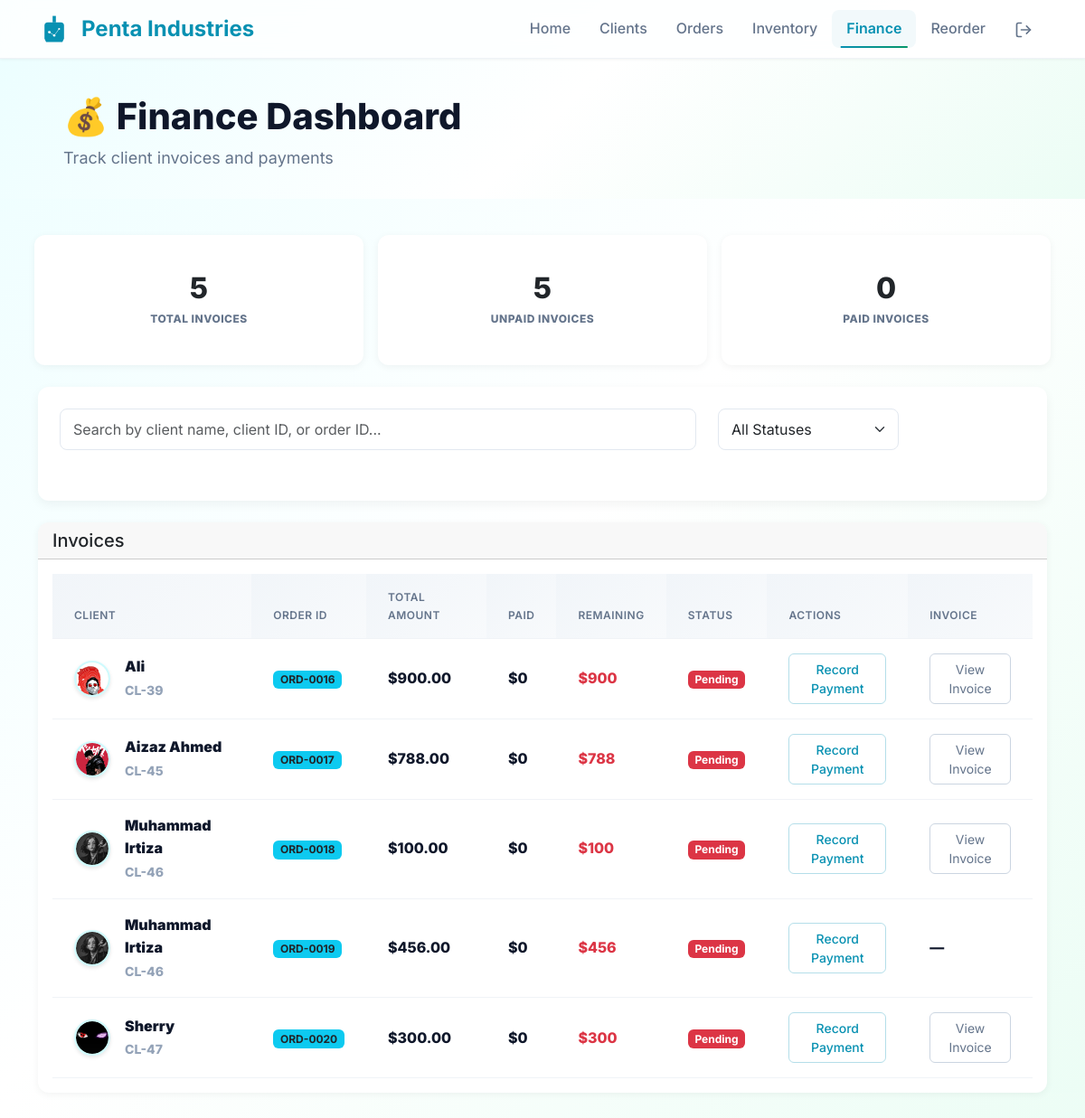
The app's page /finance/ (signed in), older data.
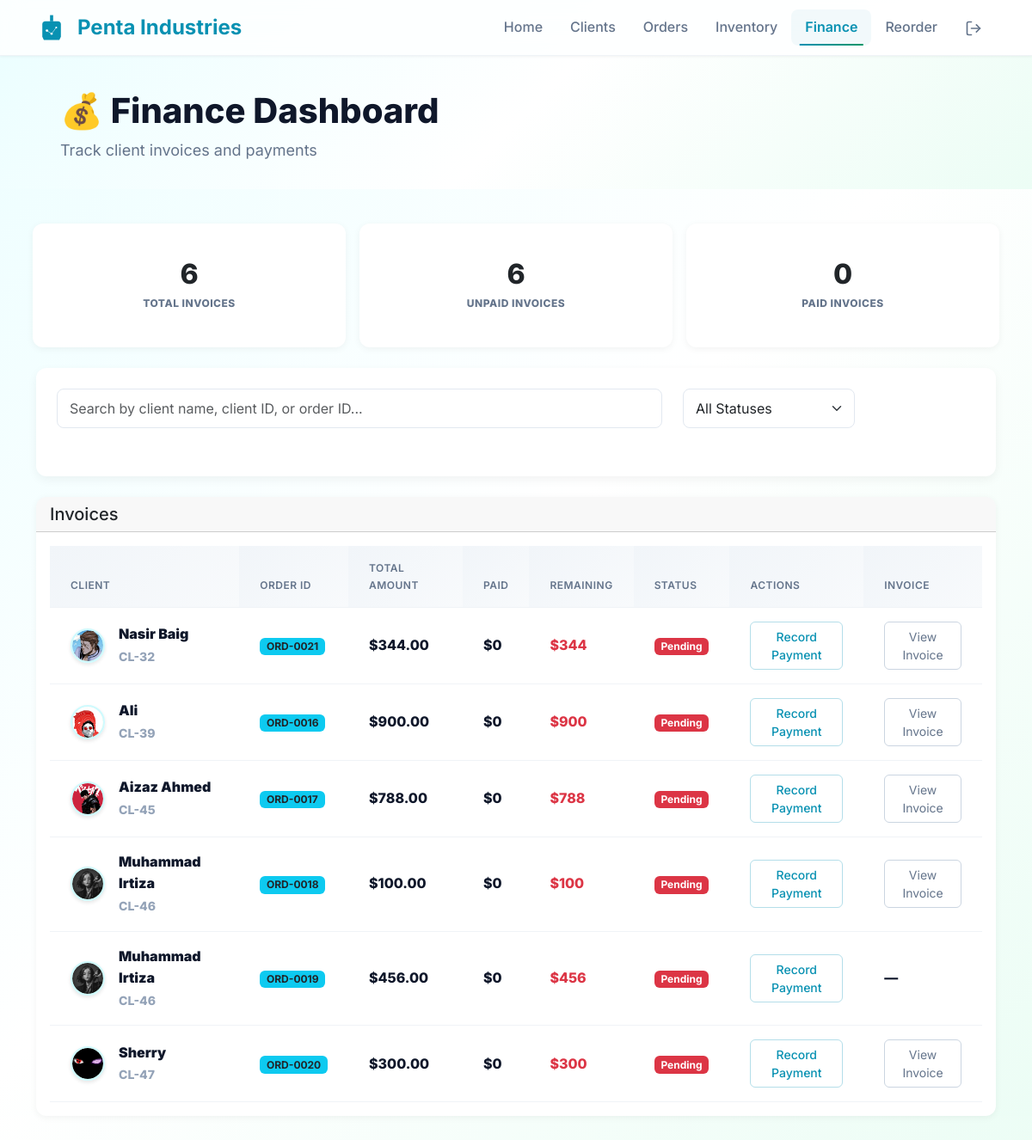
The same page, newer data.
### core/models.py (models this page shows, shortened)
class Order(models.Model):
    STATUS_CHOICES = [
        ('sample_preparing', 'Sample Preparing'),
        ('production_starts', 'Production Starts'),
        ('quality_checking', 'Quality Checking'),
        ('ready_for_shipment', 'Ready for Shipment'),
        ('shipped', 'Shipped'),
        ('completed', 'Completed'),
    ]
    order_id = models.CharField(max_length=20, unique=True, blank=True)
    fabric_type = models.CharField(max_length=100, blank=True, null=True)
    quantity = models.PositiveIntegerField(blank=True, null=True)
    payment = models.DecimalField(max_digits=10,decimal_places=2, blank=True, null=True)
    client = models.ForeignKey(Client, on_delete=models.CASCADE, related_name='orders')
    status = models.CharField(max_length=50, choices=STATUS_CHOICES, default='sample_preparing')
    created_at = models.DateTimeField(auto_now_add=True)
    due_date = models.DateField(blank=True, null=True)
    paid_amount = models.DecimalField(max_digits=10, decimal_places=2, default=0)
    payment_method = models.CharField(
        max_length=20,
        choices=[
            ('cash', 'Cash'),
            ('bank_transfer', 'Bank Transfer'),
            ('credit_card', 'Credit Card'),
            ('upi', 'UPI'),
            ('other', 'Other')
        ],
        default='bank_transfer'
    )

class Client(models.Model):
    name = models.CharField(max_length=100)
    email = models.EmailField(null=True,blank=True)
    phone = models.CharField(max_length=15, blank=True)
    company = models.CharField(max_length=100, blank=True)
    is_active = models.BooleanField(default=True)
    avatar = models.ImageField(upload_to='avatars/' , blank=True , null=True)
    created_at = models.DateTimeField(auto_now_add=True)

### core/views.py (the view, shortened to what this page needs)
# urls.py: path('finance/', views.finance_dashboard, name='finance_dashboard'),
@login_required
def finance_dashboard(request):
    search_query = request.GET.get('q', '').strip()
    status_filter = request.GET.get('status', '').strip()
    client_invoices = Order.objects.select_related('client').prefetch_related('invoices').annotate(
        total_paid=Coalesce(Sum('invoices__amount'), 0, output_field=DecimalField()),
        db_remaining=F('payment') - Coalesce(Sum('invoices__amount'), 0, output_field=DecimalField())
    )
    if search_query:
        client_invoices = client_invoices.filter(
            Q(client__name__icontains=search_query) |
            Q(client__id__icontains=search_query) |
            Q(order_id__icontains=search_query)
        )
    total_invoices = client_invoices.count()
    paid_invoices = client_invoices.filter(db_remaining__lte=0).count()
    unpaid_invoices = total_invoices - paid_invoices
    context = {
    'client_invoices': client_invoices,
    'vendor_bills': [],
    'total_invoices': total_invoices,
    'paid_invoices': paid_invoices,
    'unpaid_invoices': unpaid_invoices,
}
    return render(request, 'finance.html', context)

### templates/finance.html (shortened to what this page needs)
{% load static %}
<!DOCTYPE html>
<html lang="en">
<head>
  <link href="https://cdn.jsdelivr.net/npm/bootstrap@5.3.2/dist/css/bootstrap.min.css" rel="stylesheet">
  <link href="{% static 'css/finance-dashboard.css' %}" rel="stylesheet">
</head>
<body>
<nav class="navbar navbar-expand-lg navbar-light bg-white border-bottom">
  <div class="container">
    <a class="navbar-brand d-flex align-items-center" href="/">
      <span class="fw-bold">Penta Industries</span>
    </a>
    <div class="navbar-nav ms-auto">
      <a class="nav-link {% if request.path == '/' %}active{% endif %}" href="/">Home</a>
      <a class="nav-link {% if request.path == '/client/' %}active{% endif %}" href="/client/">Clients</a>
      <a class="nav-link {% if request.path == '/order/' %}active{% endif %}" href="/order/">Orders</a>
      <a class="nav-link {% if request.path == '/inventory/' %}active{% endif %}" href="/inventory/">Inventory</a>
      <a class="nav-link {% if request.path == '/finance/' %}active{% endif %}" href="/finance/">Finance</a>
      <a class="nav-link {% if request.path == '/reorder/' %}active{% endif %}" href="/reorder/">Reorder</a>
      <a class="nav-link" href="{% url 'logout' %}" title="Logout">
</a>
    </div>
  </div>
</nav>
  <div class="header-section" style="height: 155px;">
    <div class="d-flex justify-content-between align-items-center mb-4">
      <div style="position: relative; left: 70px;">
        <h1 class="display-5" style="font-weight: 800; font-size: 40px;">💰 Finance Dashboard</h1>
        <p class="text-muted mb-0">Track client invoices and payments</p>
      </div>
    </div>
  </div>
  <div class="container mt-4 ">
    <div class="row g-3 mb-4">
      <div class="col-md-4">
        <div class="card stat-card border-top border-4 border-primary">
          <div class="card-body text-center">
            <h2 class="mb-0">{{ total_invoices }}</h2>
            <small class="text-muted">TOTAL INVOICES</small>
          </div>
        </div>
      </div>
      <div class="col-md-4">
        <div class="card stat-card border-top border-4 border-danger">
          <div class="card-body text-center">
            <h2 class="mb-0">{{ unpaid_invoices }}</h2>
            <small class="text-muted">UNPAID INVOICES</small>
          </div>
        </div>
      </div>
      <div class="col-md-4">
        <div class="card stat-card border-top border-4 border-success">
          <div class="card-body text-center">
            <h2 class="mb-0">{{ paid_invoices }}</h2>
            <small class="text-muted">PAID INVOICES</small>
          </div>
        </div>
      </div>
    </div>
  </div>
  <div class="container">
    <div class="search-filter-section">
      <div class="row">
        <div class="col-md-8 mb-3 mb-md-0">
          <div class="input-group">
            <input type="text" class="form-control" id="searchInput"
              placeholder="Search by client name, client ID, or order ID..." value="{{ request.GET.q }}">
          </div>
        </div>
        <div class="col-md-4">
          <select class="form-select" id="statusFilter" onchange="applyFilter()">
            <option value="">All Statuses</option>
          </select>
        </div>
      </div>
    </div>
  </div>
  <div class="container mb-5">
    <div class="card inventory-table-card">
      <div class="card-header d-flex justify-content-between align-items-center">
        <h5 class="mb-0">Invoices</h5>
      </div>
      <div class="card-body">
        <div class="table-responsive">
          <table class="table table-hover mb-0">
            <thead class="table-light">
              <tr>
                <th>Client</th>
                <th>Order ID</th>
                <th>Total Amount</th>
                <th>Paid</th>
                <th>Remaining</th>
                <th>Status</th>
                <th>Actions</th>
                <th>Invoice</th>
              </tr>
            </thead>
            <tbody>
              {% for order in client_invoices %}
              <tr>
                <td>
                  <div class="d-flex align-items-center">
                    <div class="client-avatar me-3">
                      {% if order.client.avatar %}
                      <img src="{{ order.client.avatar.url }}" alt="{{ order.client.name }}" class="avatar-img"
                        width="36" height="36">
                      {% else %}
                      <span style="background-color: {{ order.client.get_avatar_color }};">
                        {{ order.client.get_initials }}
                      </span>
                      {% endif %}
                    </div>
                    <div>
                      <div><strong>{{ order.client.name }}</strong></div>
                      <small class="text-muted">CL-{{ order.client.id }}</small>
                    </div>
                  </div>
                </td>
                <td><span class="badge bg-info text-dark">{{ order.order_id }}</span></td>
                <td>${{ order.payment }}</td>
                <td>${{ order.total_paid }}</td>
                <td>
                  {% if order.db_remaining > 0 %}
                  <span class="text-danger">${{ order.db_remaining }}</span>
                  {% else %}
                  <span class="text-success">$0</span>
                  {% endif %}
                </td>
                <td>
                  {% if order.db_remaining <= 0 %} <span class="badge bg-success">Paid</span>
                    {% elif order.total_paid > 0 %}
                    <span class="badge bg-warning text-dark">Partial</span>
                    {% else %}
                    <span class="badge bg-danger">Pending</span>
                    {% endif %}
                </td>
                <td>
                  <button type="button" class="btn btn-sm btn-outline-primary" data-bs-toggle="modal"
                    data-bs-target="#paymentModal" data-order-id="{{ order.id }}"
                    data-order-ref="ORD-{{ order.order_id }}" data-current-paid="{{ order.total_paid|floatformat:2 }}"
                    data-total="{{ order.payment }}">
                    Record Payment
                  </button>
                </td>
                <td>
                  {% if order.invoices.exists %}
                  <a href="{% url 'view_invoice' order.invoices.first.id %}" class="btn btn-sm btn-outline-secondary"
                    target="_blank">
                    View Invoice
                  </a>
                  {% else %}
                  —
                  {% endif %}
                </td>
              </tr>
              {% empty %}
              <tr>
                <td colspan="9" class="text-center py-4">
                  <h4 class="text-muted">No invoices yet.</h4>
                </td>
              </tr>
              {% endfor %}
            </tbody>
          </table>
        </div>
      </div>
    </div>
  </div>
</body>
</html>

### templates/finance.html (style rules this page uses)
.client-avatar { width: 36px; height: 36px; border-radius: 50%; overflow: hidden; display: flex; align-items: center; justify-content: center; flex-shrink: 0; box-shadow: 0 2px 4px rgba(0, 0, 0, 0.1); }
.client-avatar img { width: 100%; height: 100%; object-fit: cover; border-radius: 50%; }
.search-filter-section { background: #fff; border-radius: 12px; padding: 1.5rem; box-shadow: 0 4px 12px rgba(0, 0, 0, 0.05); margin-bottom: 1.5rem; }
.stat-card { border-top-width: 4px !important; border-top-style: solid !important; }
.card-body { font-weight: 800 !important; }
.card-body h2 { font-weight: 800 !important; }
.card-body .text-muted { font-weight: 800 !important; }

Row changes from the older to the newer data that the page shows:
added Order: client.avatar (picture), client.name "Nasir Baig", client.id "32", order_id "ORD-0021", payment "344.00", total_paid "0", db_remaining "344", shows "Pending", shows "View Invoice"
Text that changed along with them:
{{ total_invoices }}: "5" → "6"
{{ unpaid_invoices }}: "5" → "6"
